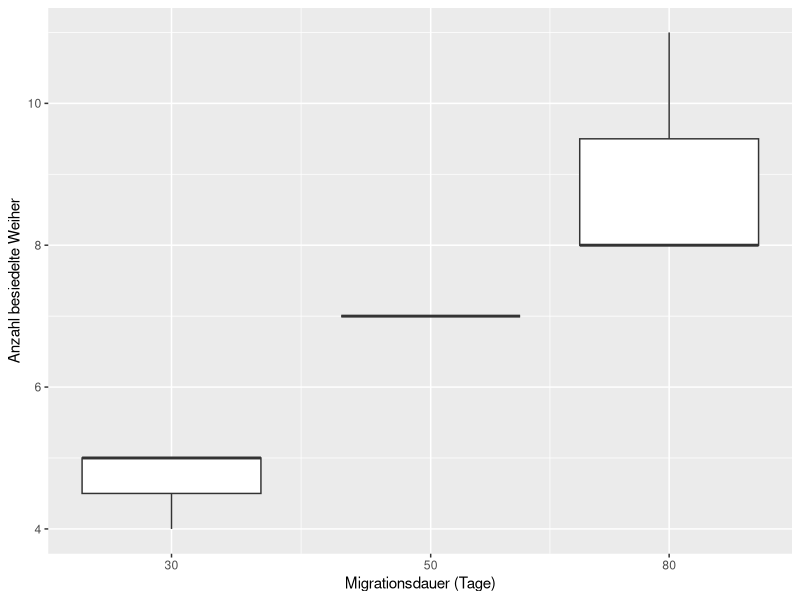

The R source for this figure:
library(tidyverse)

data <- read.table("excel/kalibration_migration.csv",sep=',', fill=TRUE, header=TRUE)
colnames(data) <- c("Modelldatum","simulation", "migrationsdauer", "pondCount", "eggCount", "larvaCount", "juvenilCount", "adultCount", "min_age", "max_age", "mean_age", "median_age", "sd_age", "catchedAdult_count", "catchedJuv_count", "min_age_catched", "max_age_catched", "mean_age_catched")
str(data)

levels <- as.numeric(levels(as.factor(data$migrationsdauer)))

bp_pond <- ggplot(data, aes(group= migrationsdauer, x=migrationsdauer, y=pondCount)) + geom_boxplot()
bp_pond + scale_x_continuous(trans='log2', breaks=levels, name="Migrationsdauer (Tage)") + scale_y_continuous(name="Anzahl besiedelte Weiher")
